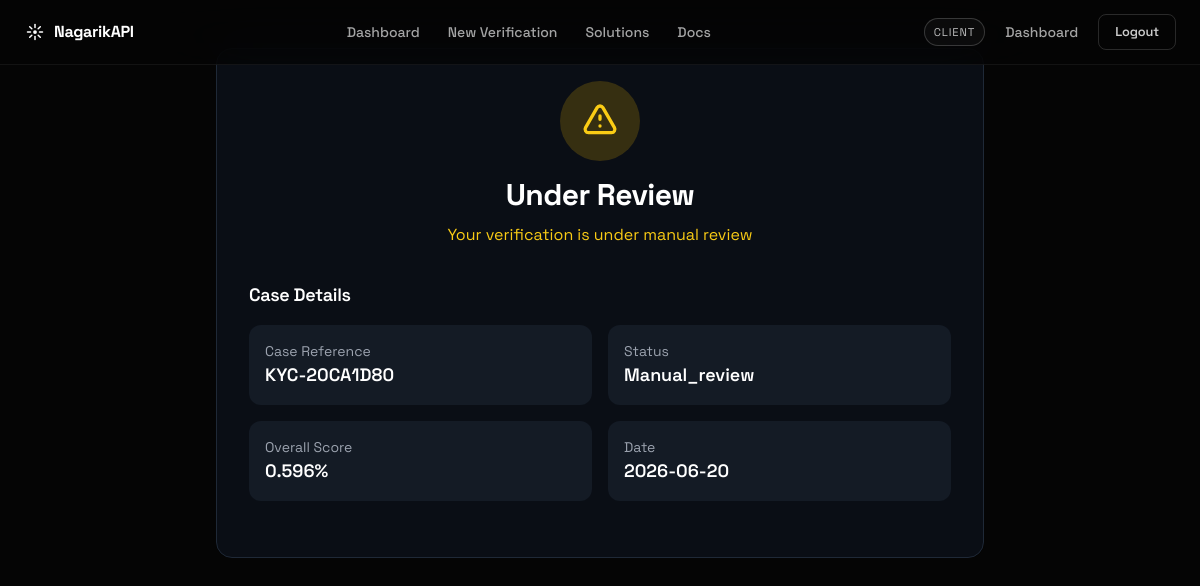
The app's page /student/result/1 (signed in) with its own data.
### app/models/__init__.py (models this page shows, shortened)
class User(UserMixin, db.Model):
    __tablename__ = 'users'
    id = db.Column(db.Integer, primary_key=True)
    email = db.Column(db.String(120), unique=True, nullable=False)
    password_hash = db.Column(db.String(256), nullable=False)
    full_name = db.Column(db.String(100), nullable=False)
    role = db.Column(db.String(20), default='user')
    company_id = db.Column(db.Integer, db.ForeignKey('companies.id'), nullable=True)
    is_active = db.Column(db.Boolean, default=True)
    created_at = db.Column(db.DateTime, default=datetime.utcnow)
    kyc_requests = db.relationship('KYCRequest', backref='submitter', lazy=True,
                                   foreign_keys='KYCRequest.user_id')
    company = db.relationship('Company', backref='users', lazy=True)

class KYCRequest(db.Model):
    __tablename__ = 'kyc_requests'
    id = db.Column(db.Integer, primary_key=True)
    case_ref = db.Column(db.String(20), unique=True, nullable=False,
                        default=lambda: f"KYC-{secrets.token_hex(4).upper()}")
    user_id = db.Column(db.Integer, db.ForeignKey('users.id'), nullable=True)
    company_id = db.Column(db.Integer, db.ForeignKey('companies.id'), nullable=True)
    company = db.relationship('Company', back_populates='kyc_requests', foreign_keys=[company_id])
    verification_type = db.Column(db.String(20), default='kyc')
    document_type = db.Column(db.String(20), default='national_id')
    id_image_path = db.Column(db.String(500), nullable=True)
    selfie_path = db.Column(db.String(500), nullable=True)
    full_name = db.Column(db.String(200), nullable=True)
    date_of_birth = db.Column(db.String(30), nullable=True)
    id_number = db.Column(db.String(50), nullable=True)
    address = db.Column(db.Text, nullable=True)
    citizenship_no = db.Column(db.String(50), nullable=True)
    issue_date = db.Column(db.String(30), nullable=True)
    issue_district = db.Column(db.String(100), nullable=True)
    institution_name = db.Column(db.String(200), nullable=True)
    student_id = db.Column(db.String(50), nullable=True)
    enrollment_year = db.Column(db.String(10), nullable=True)
    program = db.Column(db.String(200), nullable=True)
    ocr_confidence = db.Column(db.Float, default=0.0)
    face_match_score = db.Column(db.Float, default=0.0)
    overall_score = db.Column(db.Float, default=0.0)
    status = db.Column(db.String(20), default='pending')
    is_flagged = db.Column(db.Boolean, default=False)
    flag_reason = db.Column(db.Text, nullable=True)
    raw_ocr_data = db.Column(db.JSON, nullable=True)
    reviewed_by = db.Column(db.Integer, db.ForeignKey('users.id'), nullable=True)
    created_at = db.Column(db.DateTime, default=datetime.utcnow)
    updated_at = db.Column(db.DateTime, default=datetime.utcnow,
                          onupdate=datetime.utcnow)
    audit_logs = db.relationship('AuditLog', backref='case', lazy=True)

### app/routes/student.py (the view)
@student_bp.route('/result/<int:case_id>')
@login_required
def result(case_id):
    case = KYCRequest.query.get_or_404(case_id)
    student = StudentRecord.query.filter_by(kyc_request_id=case_id).first()
    return render_template('pages/student/result.html', case=case, student=student)

### app/templates/pages/student/result.html (shortened to what this page needs)
{% extends "layouts/base.html" %}
{% block content %}
<div class="container mx-auto px-4 py-12">
    <div class="max-w-3xl mx-auto">
        <div class="bg-gray-900/50 backdrop-blur-sm rounded-2xl p-8 border border-gray-800">
            <div class="text-center mb-8">
                {% if case.status == 'verified' %}
                <div class="inline-flex items-center justify-center w-20 h-20 bg-green-500/20 rounded-full mb-4">
                    <svg class="w-10 h-10 text-green-400" fill="none" stroke="currentColor" viewBox="0 0 24 24">
                        <path stroke-linecap="round" stroke-linejoin="round" stroke-width="2" d="M5 13l4 4L19 7"></path>
                    </svg>
                </div>
                <h1 class="text-3xl font-bold text-white mb-2">Student Status Verified</h1>
                <p class="text-green-400">Your student status has been verified successfully</p>
                {% elif case.status == 'manual_review' %}
                <div class="inline-flex items-center justify-center w-20 h-20 bg-yellow-500/20 rounded-full mb-4">
                    <svg class="w-10 h-10 text-yellow-400" fill="none" stroke="currentColor" viewBox="0 0 24 24">
                        <path stroke-linecap="round" stroke-linejoin="round" stroke-width="2" d="M12 9v2m0 4h.01m-6.938 4h13.856c1.54 0 2.502-1.667 1.732-3L13.732 4c-.77-1.333-2.694-1.333-3.464 0L3.34 16c-.77 1.333.192 3 1.732 3z"></path>
                    </svg>
                </div>
                <h1 class="text-3xl font-bold text-white mb-2">Under Review</h1>
                <p class="text-yellow-400">Your verification is under manual review</p>
                {% endif %}
            </div>
            <div class="mb-6">
                <h2 class="text-lg font-semibold text-white mb-4">Case Details</h2>
                <div class="grid grid-cols-1 md:grid-cols-2 gap-4">
                    <div class="bg-gray-800/50 rounded-xl p-4">
                        <p class="text-sm text-gray-400">Case Reference</p>
                        <p class="text-lg font-semibold text-white">{{ case.case_ref }}</p>
                    </div>
                    <div class="bg-gray-800/50 rounded-xl p-4">
                        <p class="text-sm text-gray-400">Status</p>
                        <p class="text-lg font-semibold text-white capitalize">{{ case.status }}</p>
                    </div>
                    <div class="bg-gray-800/50 rounded-xl p-4">
                        <p class="text-sm text-gray-400">Overall Score</p>
                        <p class="text-lg font-semibold text-white">{{ case.overall_score }}%</p>
                    </div>
                    <div class="bg-gray-800/50 rounded-xl p-4">
                        <p class="text-sm text-gray-400">Date</p>
                        <p class="text-lg font-semibold text-white">{{ case.created_at.strftime('%Y-%m-%d') }}</p>
                    </div>
                </div>
            </div>
        </div>
    </div>
</div>
{% endblock %}

### app/templates/components/navbar/header.html (shortened to what this page needs)
{% set current_path = request.path %}
{% set role_label = {
  'admin': 'Superuser',
  'company_admin': 'Company Admin',
  'user': 'Client'
} %}
{% if current_user.is_authenticated %}
  {% if current_user.role == 'admin' %}
    {% set dashboard_url = url_for('dashboard.admin') %}
    {% set nav_links = [
      ('Dashboard', url_for('dashboard.admin')),
      ('Cases', url_for('kyc.cases')),
      ('Docs', url_for('main.docs')),
      ('Contact', url_for('main.contact'))
    ] %}
  {% elif current_user.role == 'company_admin' %}
    {% set dashboard_url = url_for('dashboard.company') %}
    {% set nav_links = [
      ('Dashboard', url_for('dashboard.company')),
      ('User View', url_for('dashboard.user_dashboard')),
      ('Docs', url_for('main.docs')),
      ('Contact', url_for('main.contact'))
    ] %}
  {% else %}
    {% set dashboard_url = url_for('dashboard.user_dashboard') %}
    {% set nav_links = [
      ('Dashboard', url_for('dashboard.user_dashboard')),
      ('New Verification', url_for('kyc.upload')),
      ('Solutions', url_for('main.solutions')),
      ('Docs', url_for('main.docs'))
    ] %}
  {% endif %}
{% else %}
  {% set dashboard_url = url_for('auth.login') %}
  {% set nav_links = [
    ('Solutions', url_for('main.solutions')),
    ('About', url_for('main.about')),
    ('Pricing', url_for('main.pricing')),
    ('Docs', url_for('main.docs'))
  ] %}
{% endif %}
<nav class="ng-navbar" id="ng-navbar" role="navigation" aria-label="Main navigation">
  <div class="ng-navbar__inner">
    <a href="{{ url_for('main.index') }}" class="ng-brand" aria-label="NagarikAPI home">
      <div class="ng-brand__mark" aria-hidden="true">
      </div>
      <span>NagarikAPI</span>
    </a>
    <div class="ng-nav-links">
      {% for label, href in nav_links %}
        {% set is_active = current_path == href or (href == url_for('main.dashboard') and current_path.startswith('/dashboard')) %}
        <a href="{{ href }}" class="{% if is_active %}ng-nav-link--active{% endif %}">{{ label }}</a>
      {% endfor %}
    </div>
    <div class="ng-nav-actions">
      {% if current_user.is_authenticated %}
        <span class="ng-role-chip">{{ role_label.get(current_user.role, 'Member') }}</span>
        <a href="{{ dashboard_url }}" class="ng-nav-login {% if current_path.startswith('/dashboard') %}ng-nav-link--active{% endif %}">Dashboard</a>
        <a href="{{ url_for('auth.logout') }}" class="ng-btn ng-btn--ghost" style="font-size:0.8rem; min-height:36px; padding:0 1rem;">Logout</a>
      {% else %}
        <a href="{{ url_for('auth.login') }}" class="ng-nav-login">Login</a>
        <a href="{{ url_for('main.contact') }}" class="ng-btn ng-btn--primary" style="min-height:36px; padding:0 1rem;">Book a Demo</a>
      {% endif %}
    </div>
  </div>
</nav>

### app/static/css/globals.css (style rules this page uses)
* { margin: 0; padding: 0; box-sizing: border-box; }
html { scroll-behavior: smooth; }
body { background: #050505; color: #ffffff; font-family: var(--font-family-sans); font-size: var(--text-base); line-height: var(--line-height-normal); -webkit-font-smoothing: antialiased; -moz-osx-font-smoothing: grayscale; }
h1, h2, h3, h4, h5, h6 { font-family: var(--font-family-display); font-weight: var(--font-weight-bold); line-height: var(--line-height-tight); letter-spacing: -0.02em; }
h1 { font-size: clamp(2rem, 5vw, 4.5rem); margin-bottom: var(--space-6); }
h2 { font-size: clamp(1.5rem, 4vw, 3rem); margin-bottom: var(--space-4); }
p { margin-bottom: var(--space-3); line-height: var(--line-height-relaxed); }
a { color: var(--color-accent-primary); text-decoration: none; transition: color var(--transition-fast); }
.container { width: 100%; max-width: 1200px; margin-left: auto; margin-right: auto; padding: 0 var(--space-6); }
.ng-btn { border: 1px solid transparent; border-radius: 8px; min-height: 42px; padding: 0 1.25rem; font-size: 0.875rem; font-weight: 600; letter-spacing: -0.01em; text-decoration: none; display: inline-flex; align-items: center; justify-content: center; gap: 0.45rem; transition: all 180ms cubic-bezier(0.4, 0, 0.2, 1); cursor: pointer; white-space: nowrap; }
.ng-btn--ghost { background: transparent; border-color: rgba(255,255,255,0.15); color: rgba(255,255,255,0.8); }
.ng-navbar { position: fixed; top: 0; left: 0; right: 0; z-index: 9000; background: rgba(5, 5, 5, 0.72); backdrop-filter: blur(24px) saturate(180%); -webkit-backdrop-filter: blur(24px) saturate(180%); border-bottom: 1px solid rgba(255,255,255,0.06); transition: background 300ms ease, border-color 300ms ease; }
.ng-navbar__inner { width: min(1200px, calc(100% - 3rem)); margin: 0 auto; height: 64px; display: flex; align-items: center; justify-content: space-between; gap: 1.25rem; }
.ng-brand { display: inline-flex; align-items: center; gap: 0.5rem; text-decoration: none; color: #ffffff; font-weight: 700; font-size: 1rem; letter-spacing: -0.02em; flex-shrink: 0; }
.ng-brand__mark { width: 22px; height: 22px; display: flex; align-items: center; justify-content: center; color: #ffffff; flex-shrink: 0; }
.ng-brand__mark svg { display: block; }
.ng-nav-links { display: flex; align-items: center; gap: 0.25rem; flex: 1; justify-content: center; }
.ng-nav-links a, .ng-nav-login { text-decoration: none; color: rgba(255,255,255,0.64); font-size: 0.875rem; font-weight: 500; padding: 0.4rem 0.75rem; border-radius: 6px; transition: color 150ms ease, background 150ms ease; }
.ng-nav-actions { display: flex; align-items: center; gap: 0.5rem; flex-shrink: 0; }
.ng-role-chip { display: inline-flex; align-items: center; gap: 0.35rem; font-size: 0.7rem; letter-spacing: 0.08em; text-transform: uppercase; color: rgba(255,255,255,0.72); border: 1px solid rgba(255,255,255,0.18); background: rgba(255,255,255,0.03); border-radius: 999px; padding: 0.28rem 0.55rem; }

### records on screen
User: get "CLIENT"
KYCRequest: case_ref "KYC-20CA1D80", status "Manual_review", overall_score "0.596", created_at "2026-06-20"

### other values on screen
{{ label }} "Dashboard" "New Verification" "Solutions" "Docs"
